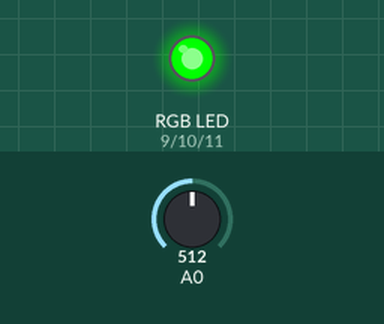
A sketch run on a simulated Arduino Uno, built with avr-gcc and run on an emulated ATmega328P. Parts: an RGB LED mixed from three pins (HIGH = lit). Inputs (shaded band) come from the test bench; at power-on: A0 = 512. Dim RGB values are drawn brighter than linear; what the sketch prints to the serial monitor is not drawn.

Above: at 1.2 s.
1.3 s: A0 set to 525
At 2.1 s:
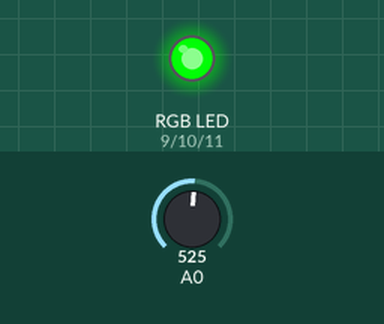
2.8 s: A0 set to 511
At 3.4 s:
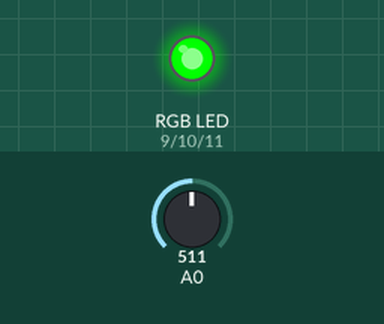
4.3 s: A0 set to 306
At 5.5 s:
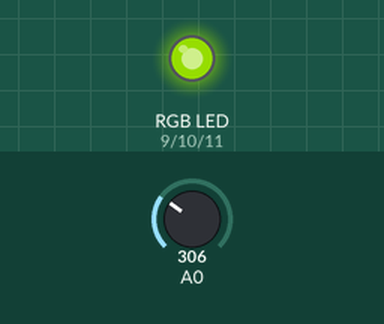
5.8 s: A0 set to 122
At 6.9 s:
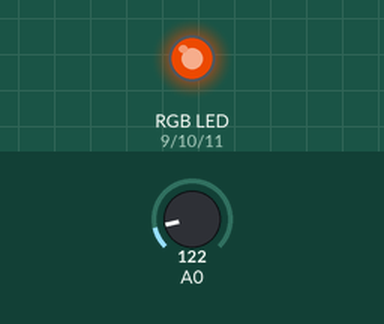
7.3 s: A0 set to 0
At 7.8 s:
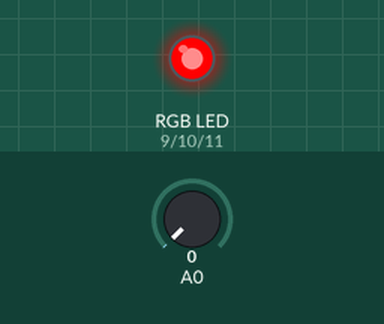
8.8 s: A0 set to 4
At 10.2 s:
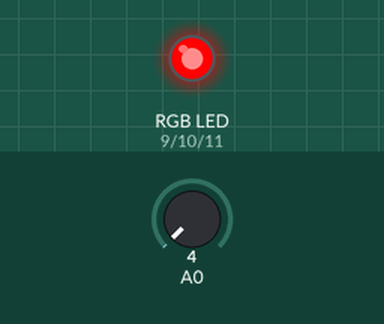
Timing chart, 0 to 11.3 s (numbered marks = the images above; inputs shaded):
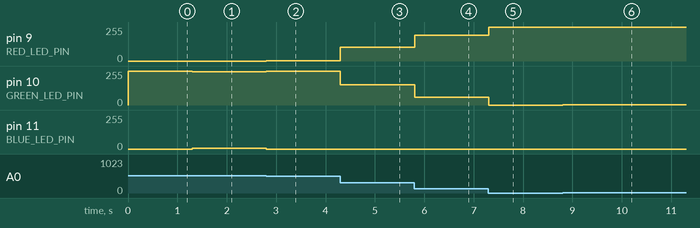

The sketch:

Soft_Potentiormeter.ino
```cpp
// LED leads connected to PWM pins

const int RED_LED_PIN = 9;    //Red LED Pin
const int GREEN_LED_PIN = 10; //Green LED Pin
const int BLUE_LED_PIN = 11;  //Blue LED Pin

void setup()
{
  //no need for any code here
  Serial.begin(9600);
}


void loop()
{
  int sensorValue = analogRead(0);   //read the Soft Pot
  int redValue = constrain(map(sensorValue, 0, 512, 255, 0),0,255); //calculate the red Value (255-0 over the range 0-512)
  int greenValue = constrain(map(sensorValue, 0, 512, 0, 255),0,255)-constrain(map(sensorValue, 512, 1023, 0, 255),0,255);  //calculate the green value (0-255 over 0-512 & 255-0 over 512-1023)
  int blueValue = constrain(map(sensorValue, 512, 1023, 0, 255),0,255); //calculate the blue value 0-255 over 512-1023

  // Display the requested color

  analogWrite(RED_LED_PIN, redValue);
  analogWrite(GREEN_LED_PIN, greenValue);
  analogWrite(BLUE_LED_PIN, blueValue);
  Serial.println(sensorValue);
}
```

Measured:
- after the input at 1.3 s, pin 10 (GREEN_LED_PIN): 255/255 → 249/255 at once; pin 11 (BLUE_LED_PIN): 0/255 → 6/255 at once
- after the input at 2.8 s, pin 9 (RED_LED_PIN): 0/255 → 1/255 at once; pin 10 (GREEN_LED_PIN): 249/255 → 254/255 at once; pin 11 (BLUE_LED_PIN): 6/255 → 0/255 at once
- after the input at 4.3 s, pin 9 (RED_LED_PIN): 1/255 → 103/255 at once; pin 10 (GREEN_LED_PIN): 254/255 → 152/255 at once
- after the input at 5.8 s, pin 9 (RED_LED_PIN): 103/255 → 195/255 at once; pin 10 (GREEN_LED_PIN): 152/255 → 60/255 at once
- after the input at 7.3 s, pin 9 (RED_LED_PIN): 195/255 → 255/255 at once; pin 10 (GREEN_LED_PIN): 60/255 → 0/255 at once
- after the input at 8.8 s, pin 9 (RED_LED_PIN): 255/255 → 254/255 at once; pin 10 (GREEN_LED_PIN): 0/255 → 1/255 at once
